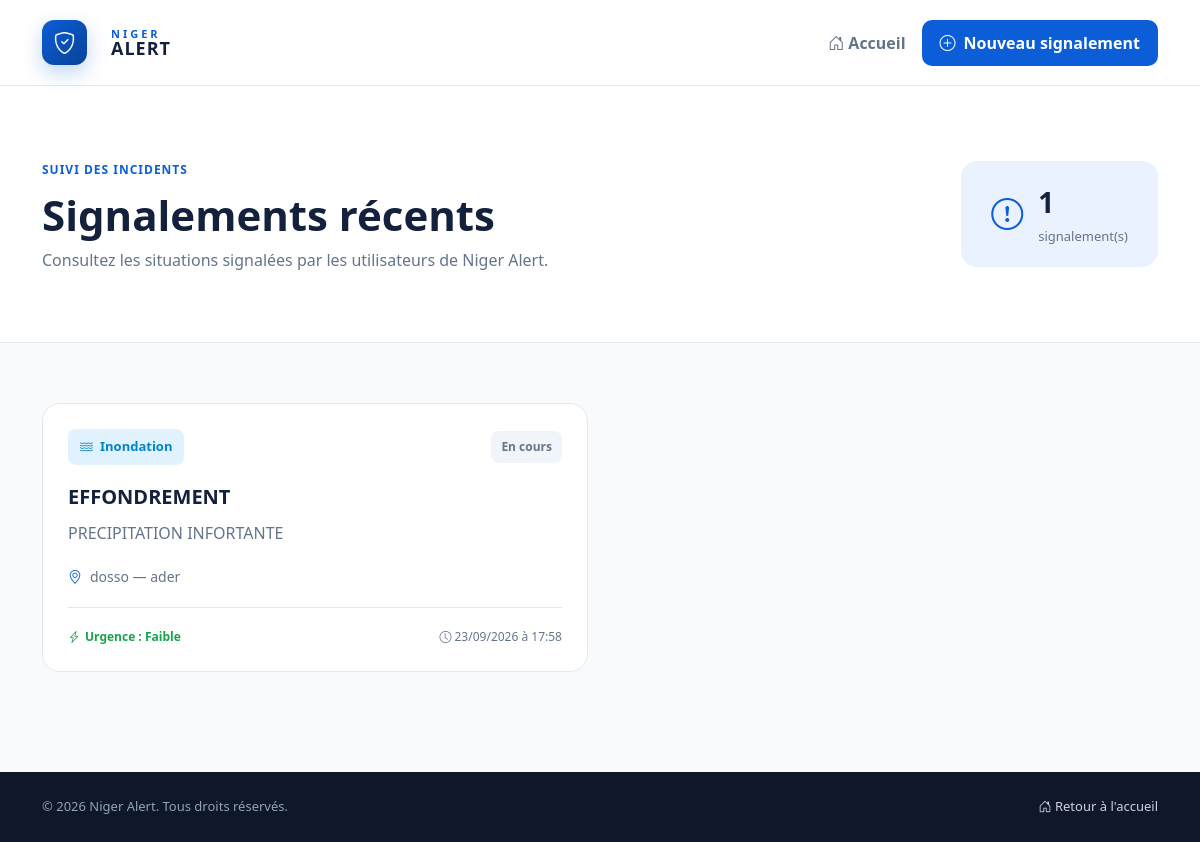
Before: /alerts with the older database file.
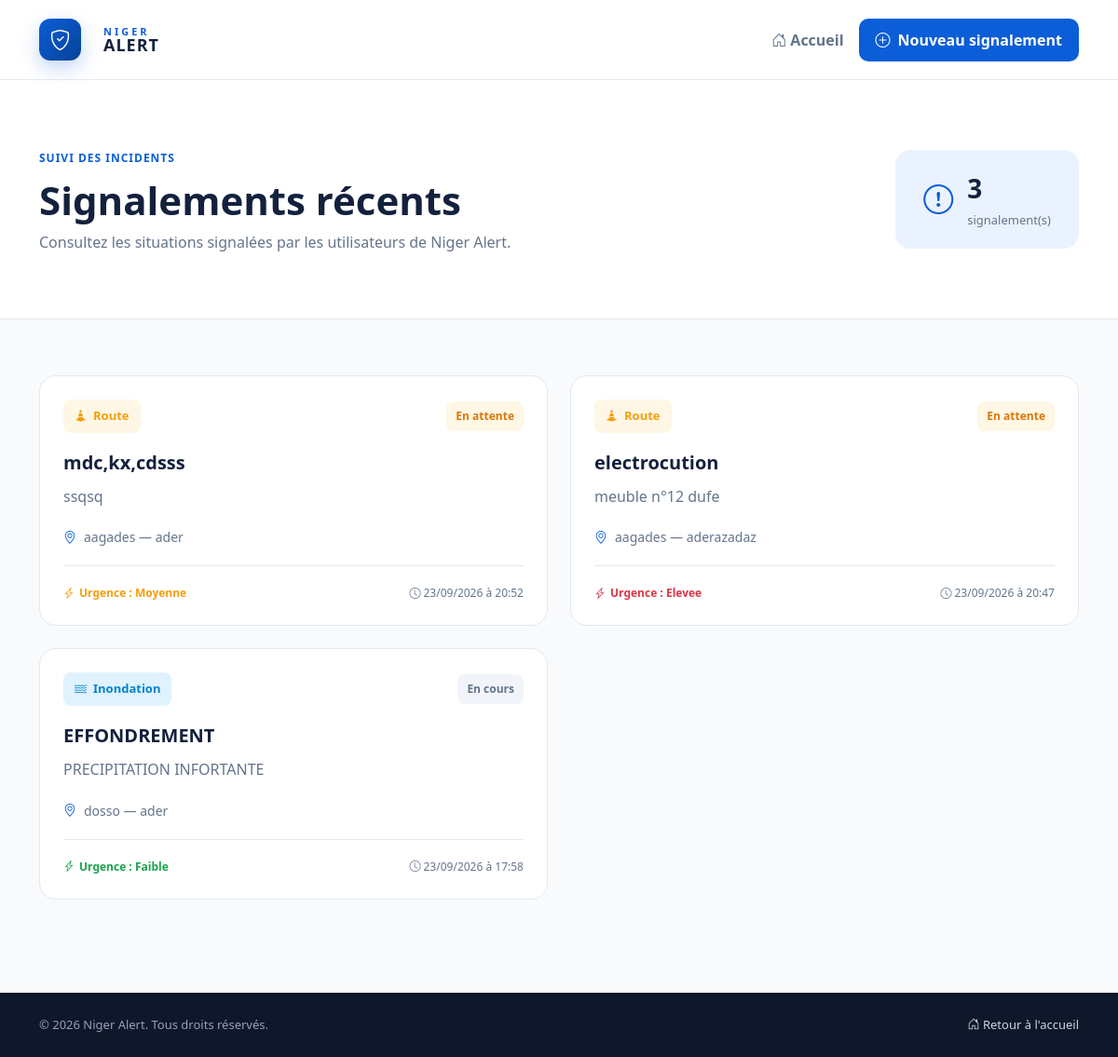
After: the same page with the newer database file.
### app.py (models this page shows)
class Report(db.Model):
    id = db.Column(
        db.Integer,
        primary_key=True
    )
    user_id = db.Column(
        db.Integer,
        db.ForeignKey("user.id"),
        nullable=True
    )
    user = db.relationship(
        "User",
        backref=db.backref(
            "reports",
            lazy=True
        )
    )
    incident_type = db.Column(
        db.String(100),
        nullable=False
    )
    title = db.Column(
        db.String(200),
        nullable=False
    )
    description = db.Column(
        db.Text,
        nullable=False
    )
    region = db.Column(
        db.String(100),
        nullable=False
    )
    city = db.Column(
        db.String(100),
        nullable=False
    )
    address = db.Column(
        db.String(200)
    )
    urgency = db.Column(
        db.String(50),
        nullable=False
    )
    latitude = db.Column(
        db.String(50)
    )
    longitude = db.Column(
        db.String(50)
    )
    image = db.Column(
        db.String(200)
    )
    status = db.Column(
        db.String(50),
        default="en attente",
        nullable=False
    )
    created_at = db.Column(
        db.DateTime,
        default=datetime.utcnow,
        nullable=False
    )

### app.py (the view)
@app.route("/alerts")
def alerts():
    reports = Report.query.order_by(
        Report.created_at.desc()
    ).all()
    return render_template(
        "alerts.html",
        reports=reports
    )

### app.py (called while the page is built, shortened)
@app.before_request
def check_report_logout():
    logout_at = session.get(
        "logout_at"
    )
    if not logout_at:
        return

### templates/alerts.html (shortened to what this page needs)
<!DOCTYPE html>
<html lang="fr">
<head>
    <link href="https://cdn.jsdelivr.net/npm/bootstrap@5.3.3/dist/css/bootstrap.min.css"
          rel="stylesheet">
    <link rel="stylesheet"
          href="https://cdn.jsdelivr.net/npm/bootstrap-icons@1.11.3/font/bootstrap-icons.min.css">
    <link rel="stylesheet"
          href="{{ url_for('static', filename='css/style.css') }}">
    <link rel="stylesheet"
          href="{{ url_for('static', filename='css/alerts.css') }}">
</head>
<body>
    <nav class="navbar navbar-expand-lg alerts-navbar">
        <div class="container">
            <a class="navbar-brand d-flex align-items-center"
               href="{{ url_for('index') }}">
                <div class="logo-icon">
                    <i class="bi bi-shield-check"></i>
                </div>
                <div class="logo-text">
                    <span>NIGER</span>
                    <strong>ALERT</strong>
                </div>
            </a>
            <div class="d-flex align-items-center gap-3">
                <a href="{{ url_for('index') }}"
                   class="nav-link-custom">
                    <i class="bi bi-house-door"></i>
                    Accueil
                </a>
                <a href="{{ url_for('report') }}"
                   class="new-report-button">
                    <i class="bi bi-plus-circle"></i>
                    Nouveau signalement
                </a>
            </div>
        </div>
    </nav>
    <section class="alerts-header">
        <div class="container">
            <div class="alerts-header-content">
                <div>
                    <span class="page-label">
                        SUIVI DES INCIDENTS
                    </span>
                    <h1>
                        Signalements récents
                    </h1>
                    <p>
                        Consultez les situations signalées
                        par les utilisateurs de Niger Alert.
                    </p>
                </div>
                <div class="alerts-count">
                    <i class="bi bi-exclamation-circle"></i>
                    <div>
                        <strong>
                            {{ reports|length }}
                        </strong>
                        <span>
                            signalement(s)
                        </span>
                    </div>
                </div>
            </div>
        </div>
    </section>
    <main class="alerts-main">
        <div class="container">
            {% if reports %}
                <div class="row g-4">
                    {% for report in reports %}
                        <div class="col-lg-6">
                            <article class="alert-card">
                                <div class="alert-card-header">
                                    <div class="incident-badge
                                        incident-{{ report.incident_type }}">
                                        {% if report.incident_type == "inondation" %}
                                            <i class="bi bi-water"></i>
                                        {% elif report.incident_type == "route" %}
                                            <i class="bi bi-cone-striped"></i>
                                        {% elif report.incident_type == "incendie" %}
                                            <i class="bi bi-fire"></i>
                                        {% else %}
                                            <i class="bi bi-exclamation-circle"></i>
                                        {% endif %}
                                        {{ report.incident_type|capitalize }}
                                    </div>
                                    <span class="status-badge
                                        status-{{ report.status|replace(' ', '-') }}">
                                        {{ report.status|capitalize }}
                                    </span>
                                </div>
                                <h3>
                                    {{ report.title }}
                                </h3>
                                <p class="alert-description">
                                    {{ report.description }}
                                </p>
                                <div class="alert-location">
                                    <i class="bi bi-geo-alt"></i>
                                    <span>
                                        {{ report.city }}
                                        {% if report.address %}
                                            — {{ report.address }}
                                        {% endif %}
                                    </span>
                                </div>
                                <div class="alert-card-footer">
                                    <span class="urgency-badge
                                        urgency-{{ report.urgency }}">
                                        <i class="bi bi-lightning-charge"></i>
                                        Urgence :
                                        {{ report.urgency|capitalize }}
                                    </span>
                                    <span class="alert-date">
                                        <i class="bi bi-clock"></i>
                                        {{ report.created_at.strftime('%d/%m/%Y à %H:%M') }}
                                    </span>
                                </div>
                            </article>
                        </div>
                    {% endfor %}
                </div>
            {% endif %}
        </div>
    </main>
    <footer class="alerts-footer">
        <div class="container">
            <div class="d-flex flex-column flex-md-row
                        justify-content-between
                        align-items-center
                        gap-3">
                <p>
                    © 2026 Niger Alert.
                    Tous droits réservés.
                </p>
                <a href="{{ url_for('index') }}">
                    <i class="bi bi-house-door"></i>
                    Retour à l'accueil
                </a>
            </div>
        </div>
    </footer>
</body>
</html>

### static/css/style.css (style rules this page uses)
* { margin: 0; padding: 0; box-sizing: border-box; }
:root { --primary: #0b5ed7; --primary-dark: #084298; --primary-light: #eaf2ff; --dark: #14213d; --text: #4b5563; --light: #f7f9fc; --white: #ffffff; --danger: #dc3545; --danger-light: #fff1f2; --warning: #f59e0b; --warning-light: #fff7e6; --success: #16a34a; --success-light: #ecfdf3; --border: #e5e7eb; }
html { scroll-behavior: smooth; }
body { font-family: "Segoe UI", Tahoma, Geneva, Verdana, sans-serif; color: var(--dark); background: var(--white); overflow-x: hidden; }
.navbar-brand { gap: 12px; }
.logo-icon { width: 45px; height: 45px; border-radius: 12px; background: linear-gradient( 135deg, var(--primary), var(--primary-dark) ); display: flex; justify-content: center; align-items: center; color: var(--white); font-size: 22px; box-shadow: 0 8px 20px rgba(11, 94, 215, 0.25); }
.logo-text { display: flex; flex-direction: column; line-height: 1; }
.logo-text span { font-size: 13px; font-weight: 700; letter-spacing: 3px; color: var(--primary); }
.logo-text strong { font-size: 19px; letter-spacing: 1px; color: var(--dark); }

Changed rows visible on the page:
added Report: incident_type "Route", status "En attente", title "mdc,kx,cdsss", description "ssqsq", city "aagades", address "ader", urgency "Moyenne", created_at "23/09/2026 à 20:52"
added Report: incident_type "Route", status "En attente", title "electrocution", description "meuble n°12 dufe", city "aagades", address "aderazadaz", urgency "Elevee", created_at "23/09/2026 à 20:47"
Other visible differences:
{{ reports|length }}: "1" → "3"
